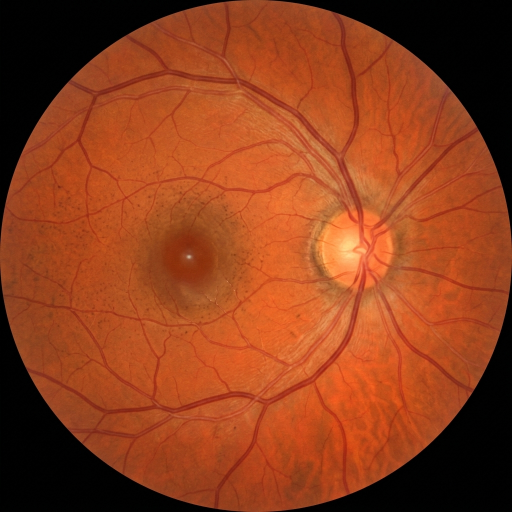
#> input picture data/eyeq_test/good_quality/good_sample.jpg, 1024 x 1024 px (shown at 1/2 size)
$ python -i preprocessing.py   (imports and definitions only)
#> lines starting #> are read from the running program, lines starting #| are printed output that depends on the picture
"""
NETRA-DR: Phase 1 Deterministic Preprocessing Pipeline.

Implements FOV crop -> resize -> CLAHE -> normalize deterministically for any
input retinal fundus image. No ML models are involved in this module.
All behavior is driven by configs/preprocessing.json.
"""

from __future__ import annotations

import json
from pathlib import Path
from typing import Any, Dict, List, Sequence, Tuple, Union

import cv2
import numpy as np
from PIL import Image


# [184 lines left out: functions load_config, load_image, crop_fov, resize, not called in this run]


def apply_clahe(
    image: np.ndarray,
    clip_limit: float = 2.0,
    tile_grid_size: Sequence[int] = (8, 8),
    channel: str = "L",
) -> np.ndarray:
    """
    Apply Contrast-Limited Adaptive Histogram Equalization (CLAHE).
    For RGB images, applies CLAHE to the Luminance (L) channel in LAB color space
    to enhance local contrast while preserving color balance.

    Args:
        image: RGB uint8 image array (H, W, 3) or grayscale uint8 (H, W).
        clip_limit: Threshold for contrast limiting.
        tile_grid_size: Grid size for histogram equalization (rows, cols).
        channel: Channel to apply CLAHE to ('L' for LAB lightness, 'gray' for single channel).

    Returns:
        Enhanced image array.
    """
#> called with clip_limit = 2, tile_grid_size = (8, 8), channel = 'L'
    if len(tile_grid_size) != 2:
        raise ValueError(f"tile_grid_size must be a 2-element sequence, got {tile_grid_size}")
    grid_size = (int(tile_grid_size[0]), int(tile_grid_size[1]))
    clahe = cv2.createCLAHE(clipLimit=float(clip_limit), tileGridSize=grid_size)

    if image.ndim == 2:
        return clahe.apply(image)

    if image.ndim == 3 and image.shape[2] == 3:
        # Convert RGB to LAB, equalize L channel, convert back
        lab = cv2.cvtColor(image, cv2.COLOR_RGB2LAB)
#> lab: shape (1024, 1024, 3); mean of channels 0, 1, 2 93.5, 158.2, 162.8
        l_chan, a_chan, b_chan = cv2.split(lab)
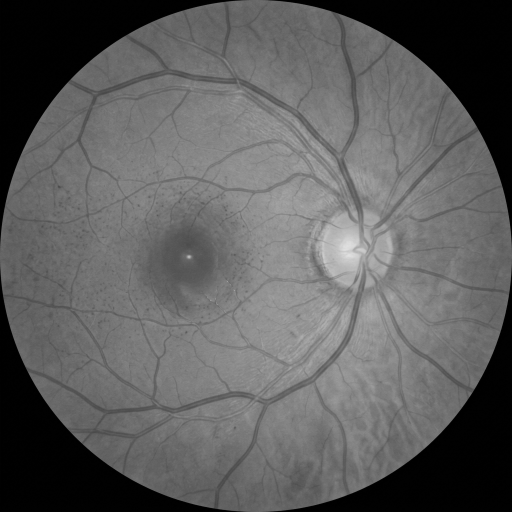
#> l_chan: shape (1024, 1024) (shown at 1/2 size); min 0, max 226, mean 93.5
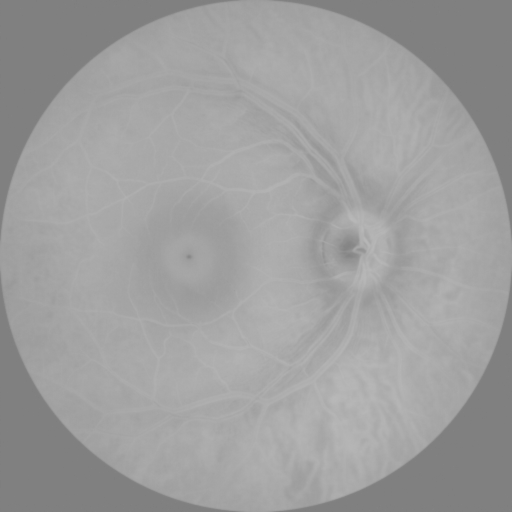
#> a_chan: shape (1024, 1024) (shown at 1/2 size); min 126, max 185, mean 158.2
        cl_chan = clahe.apply(l_chan)
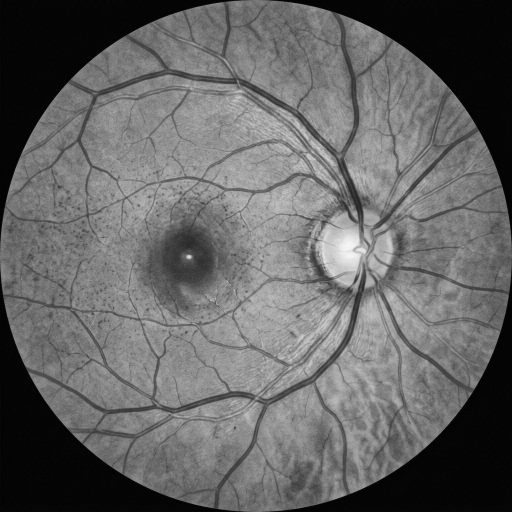
#> cl_chan: shape (1024, 1024) (shown at 1/2 size); min 3, max 246, mean 101.1
        merged = cv2.merge((cl_chan, a_chan, b_chan))
#> merged: shape (1024, 1024, 3); mean of channels 0, 1, 2 101.1, 158.2, 162.8
        return cv2.cvtColor(merged, cv2.COLOR_LAB2RGB)
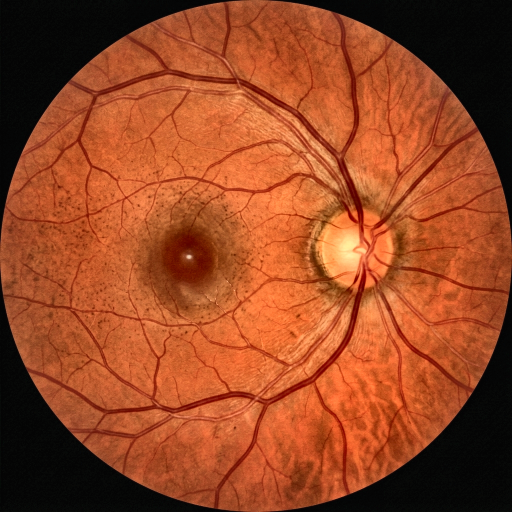
#> returned value: shape (1024, 1024, 3) (shown at 1/2 size); mean R, G, B 151.7, 71, 35.7

    raise ValueError(f"Unsupported image shape for CLAHE: {image.shape}")


# [91 lines left out: functions normalize, preprocess, not called in this run]

>>> import cv2
>>> picture = cv2.cvtColor(cv2.imread('../data/eyeq_test/good_quality/good_sample.jpg'), cv2.COLOR_BGR2RGB)
>>> result = apply_clahe(picture)
